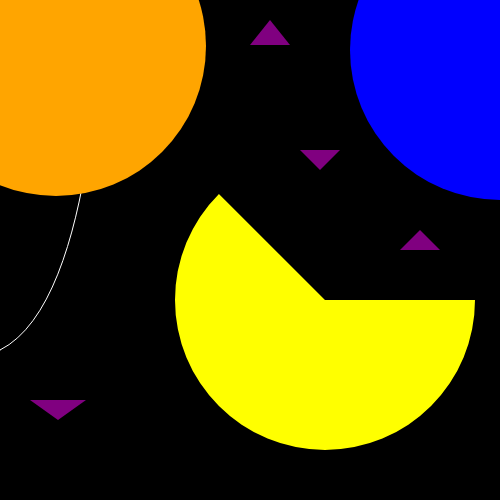
Frame 1 (no input)
Frame 60 (no input): identical to frame 1, image omitted
Frame 120 (the mouse pressed at the canvas centre since frame 60): identical to frame 1, image omitted

The p5.js sketch that drew this single still picture (run headless with seeded random() and noise() and a simulated clock; from frame 60 on, the mouse is pressed at the canvas centre):

// p5.js sketch
// ── sketch.js
function setup() {
  createCanvas(500, 500);
}

function draw() {
  background(10);

//This is supposed to be the ring around saturn 
background(0, 0, 0);
noFill();
stroke(255);
bezier(0, 350, 100, 300, 100, 0, 100, 0, 0, 0, 100, 0);
//End of this planet

//The Moon
let d = color('yellow');
fill(d);
noStroke();
arc(325, 300, 300, 300, 0, PI + QUARTER_PI, PIE);
//End of the moon

//Stars 
let c = color('purple');
fill(c);
noStroke();
triangle(250, 45, 270, 20, 290, 45);
triangle(300, 150, 320, 170, 340, 150);
triangle(400, 250, 420, 230, 440, 250);
triangle(30, 400, 58, 420, 86, 400);
//End of the stars
  
//Saturn 
let f = color('orange');
fill(f);
noStroke();
ellipse(56, 46, 300, 300);
//End of Saturn 

//Venus 
let g = color('blue');
fill(g);
noStroke();
ellipse(500, 50, 300, 300);}
//End of Venus
